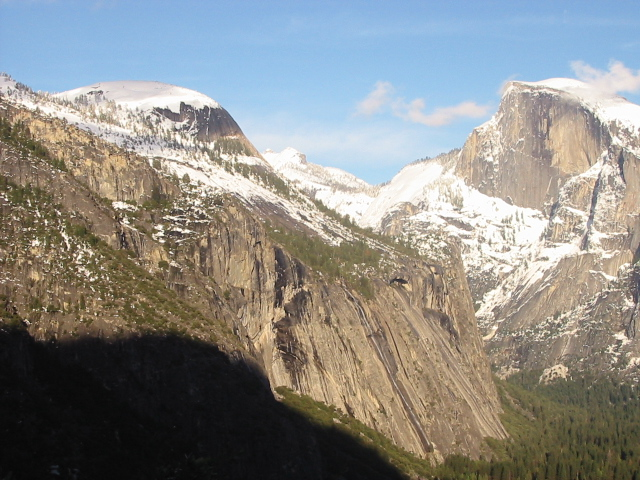
#> input picture Yosemite1.jpg, 640 x 480 px
$ python Harris_Sift_Descriptors.py
#> lines starting #> are read from the running program, lines starting #| are printed output that depends on the picture; after the words box and inside, x2 and y2 are one past the last pixel; in counts of white or black regions, pixels touching at a corner belong together
#> the answer given: Yosemite1.jpg
import numpy as np
import cv2
import math
from scipy.ndimage import maximum_filter
import matplotlib.pyplot as plt
np.seterr(divide='ignore', invalid='ignore')


'''
Getting the GrayScale Image After Reading \
Input:Image
Output:Gray Image,Height,
'''
def getGrayImage(img):
	img=np.float32(img)
	img=cv2.cvtColor(img,cv2.COLOR_BGR2GRAY)
	height=img.shape[0]
	width=img.shape[1]
	if height  == width :
		print("Equal size image for finding Descriptors")
	else:
		print("Not an Equal Size image for finding Descriptors")

	return img,height,width

'''
Calculating the Gradient and GaussianBlur
Input:GrayScale
Output:GradientX,GradientY,SquareX,SquareY,XY
'''
def gradient_gaussian(img):
	dy,dx=np.gradient(img)
	Ixx=dx**2;
	Iyy=dy**2
	Ixy=dx*dy
	Ixx=cv2.GaussianBlur(Ixx,(3,3),0)
	Iyy=cv2.GaussianBlur(Iyy,(3,3),0)
	Ixy=cv2.GaussianBlur(Ixy,(3,3),0)
	return dy,dx,Ixx,Iyy,Ixy

'''
Getting the harris response Matrix
Input:SquareX,Squarey,Xy
output:Response matrix
'''
def response_matrixx(Ixx,Iyy,Ixy):
	det= (Ixx*Iyy)-(Ixy**2)
	trace= Ixx+Iyy
	R=det/trace
	return R

'''
Getting the maximum value in the Response Matrix
input:Response Matrix
output: Maximum Value
'''
def maximumRValue(R):
	map(max, R)
	list(map(max, R))
	maxim=max(map(max, R))
	return maxim

'''
Max Supression Done on the Response Matrix
Input:Response Matrix
Output:Response Matrix with Max Supression
'''
def maxSupression(R):
	localmax=maximum_filter(R,size=3)
	localFilter=R ==localmax
	R=R * localFilter
	return R

'''
Calculating the Keypoints for the Img
Input:Image,Height,Width,Response matrix,Threshold,Maximum Value,Color Image
Output:Keypoints in the Image and red dot is being placed within rectangle around keypoints
'''
def getKeypoints(img,height,width,R,thres,maxim):
	tempTuple=[]
	rows,cols=R.shape
	for y in range(0,rows):
		for x in range(0,cols):
			if(R[y,x]>0):
				tempTuple.append((x,y))
	return tempTuple

def visualizing(img,tupletemp):
	for i in tupletemp:
		y=i[1]
		x=i[0]
		img.itemset((y,x,0),0)
		img.itemset((y,x,1),0)
		img.itemset((y,x,2),255)
		cv2.rectangle(img,(x-2,y-2),(x+2,y+2),255,1)
	return img

'''
Adaptive Maximum Supression
'''
def AdapativeMeasure(harris_response, corner_points, n):
    R = []
    responses = harris_response[corner_points[0], corner_points[1]]
    corner_points = np.hstack((corner_points[0][:, None], corner_points[1][:, None]))

    for (i, (y, x)) in enumerate(corner_points):
        bigger_neighbors = corner_points[responses > responses[i]]

        if bigger_neighbors.shape[0] == 0:
            radius = np.inf
        else:
            radius = np.sum((bigger_neighbors - np.array([y, x]))**2, 1)
            radius = radius.min()
        R.append(radius)

    n = min(len(R), n)
    p = np.argpartition(-np.asarray(R), n)[:n]

    z = corner_points[p]
    out_c = []

    for el in z:
       x = [el[1], el[0]]
       out_c.append(x)

    return out_c


'''
Converting the Dictionary to NumpyArray
Input:Key points for the image and Dictionary
Output:Numpy Array of descriptors
'''
def convertingDictToArray(tempTuple,desDicto):
	#temp=np.zeros((len(tempTuple),128))
	holymollyConvert=[]
	i=0
	desDict = desDicto
	for p in tempTuple:
		po=desDict[(p[0],p[1])]
		holymollyConvert.append(po)
	return np.array(holymollyConvert)

'''
Calculating the SSDMeasure ,Ratio Test for each Key Point
Input:First Descriptors,Second Descriptors,first Keypoints,Second Keypoints
Output:finalList of minimum values,first Image key points,Second Image Keypoints
'''
def SSDMeasure(firstarray,secondarray,temptuple,temptuple1):
	i=0
	threshold=0.7
	ratioTest=[]
	dmatch=[]
	tempIndex=0
	diff=[]
	minvalue=0
	for k in firstarray:
		diff=[]
		minvalue=0
		for y in secondarray:
			tt=np.sum((k-y)**2)
			diff.append(tt)

		diff=sorted(diff)
		for op in diff:
			if op>threshold:
				minvalue=op
				break
		dmatch.append(cv2.DMatch(i,diff.index(minvalue),minvalue))
		ratioTest.append(diff[0]/diff[1])
		i=i+1
	return ratioTest,dmatch


'''
Getting the Second Input Image Detecting Harris Corner
Input:Image
Output:Result
'''
def harrisCornerDetection(imgo):
	imgraw=input("Second Input\n")
#> the answer given: Yosemite2.jpg
#> imgraw = 'Yosemite2.jpg'
	secondImg1=cv2.imread(imgraw)
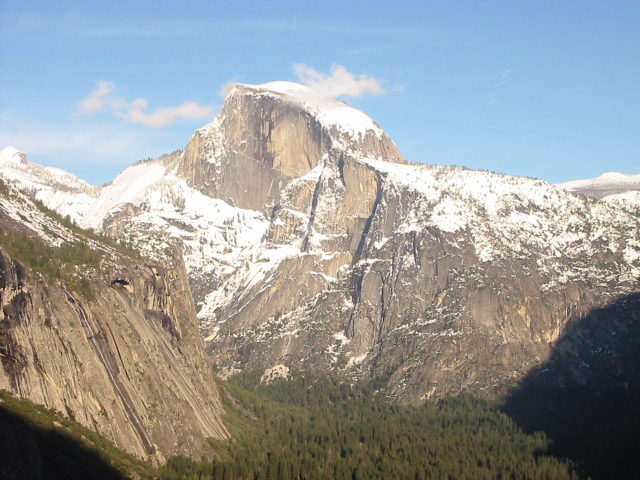
#> input picture Yosemite2.jpg, 640 x 480 px
#> secondImg1 is the input picture: shape (480, 640, 3); mean B, G, R 155.6, 155.5, 151.7

	## Getitng Gray Scale images  for Images
	img,height,width=getGrayImage(imgo)
#> height = 480; width = 640
#> imgo is the input picture: shape (480, 640, 3); mean B, G, R 135.4, 139.3, 139.5
	secondImg,secondHeight,secondwidth=getGrayImage(secondImg1)
#> in getGrayImage (call 2), `img=cv2.cvtColor(img,cv2.COLOR_BGR2GRAY)`:
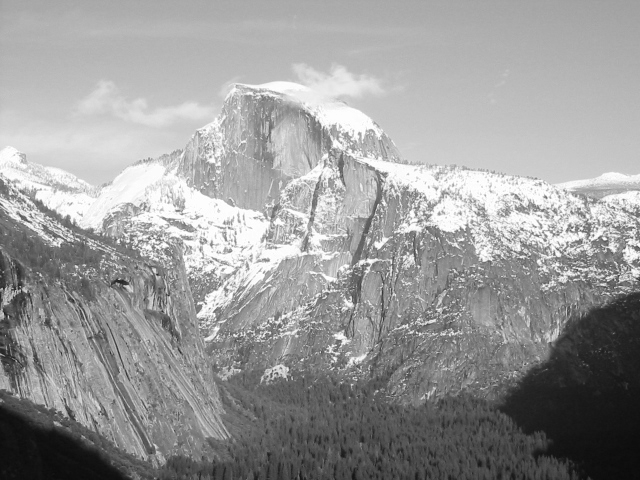
#> img: shape (480, 640) float32; min 11.23, max 255, mean 154.4
#> secondHeight = 480; secondwidth = 640

	##Getting Gradients
	dy,dx,Ixx,Iyy,Ixy=gradient_gaussian(img)
	dy2,dx2,Ixx2,Iyy2,Ixy2=gradient_gaussian(secondImg)

	##Threoshold
	thres=0.4
	##Drawing Keypoints on two Images
	color_img=imgo.copy()
	color_img2=secondImg1.copy()


	#Response Matrix
	R=response_matrixx(Ixx,Iyy,Ixy)
	R1=response_matrixx(Ixx2,Iyy2,Ixy2)
	##Getting Maximum Value of R
	firstImgMax=maximumRValue(R)
#> in maximumRValue, `maxim=max(map(max, R))`: maxim = 1393.2
#> firstImgMax = 1393.2
	secondImgMax=maximumRValue(R1)
#> secondImgMax = 1018.6
	tempR=R>int(thres*firstImgMax)
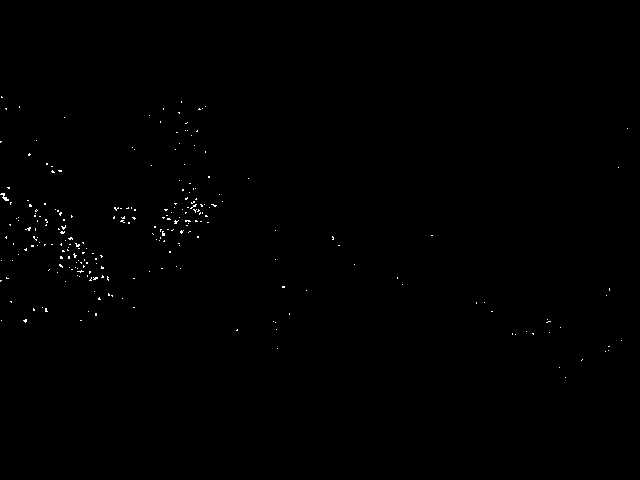
#> tempR: shape (480, 640) bool; 0.27% white in thin lines or dots, all inside (x1, y1, x2, y2) = (0, 96, 628, 378)
	tempR1=R1>int(thres*secondImgMax)
#> tempR1: shape (480, 640) bool; 0.39% white in thin lines or dots, all inside (x1, y1, x2, y2) = (0, 95, 640, 424)
	R=R*tempR
	R1=R1*tempR1
	adaptive=0
	if adaptive==1:
		anmsinput1=np.where(R>thres*firstImgMax)
		anmsinput2=np.where(R1>thres*secondImgMax)
		tempTuple2=AdapativeMeasure(R,anmsinput1,100)
		tempTuple3=AdapativeMeasure(R1,anmsinput2,100)
		color_img=visualizing(color_img,tempTuple2)
		color_img2=visualizing(color_img2,tempTuple3)
	else:
		#Non Maximum Supression
		R=maxSupression(R)
#> in maxSupression, `localFilter=R ==localmax`: localFilter: shape (480, 640) bool; 98.9% white; black in thin lines or dots, all inside (x1, y1, x2, y2) = (0, 35, 635, 379)
		R1=maxSupression(R1)
#> in maxSupression (call 2), `localFilter=R ==localmax`:
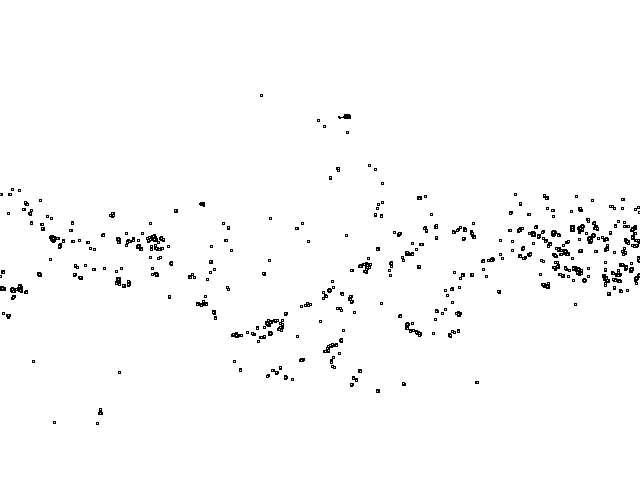
#> localFilter: shape (480, 640) bool; 98.3% white; black in thin lines or dots, all inside (x1, y1, x2, y2) = (0, 94, 640, 425)
		tempTuple2=getKeypoints(img,height,width,R,thres,firstImgMax)
#> tempTuple2 = 268 pairs, first value 0 to 627, second value 97 to 377
		tempTuple3=getKeypoints(secondImg,secondHeight,secondwidth,R1,thres,secondImgMax)
#> tempTuple3 = 445 pairs, first value 0 to 639, second value 95 to 423
		color_img=visualizing(color_img,tempTuple2)
#> the loop in visualizing, `for i in tupletemp:` made 268 passes
#> (i, y, x) on passes 1 to 3: ((1, 97), 97, 1), ((181, 102), 102, 181), ((19, 106), 106, 19)
		color_img2=visualizing(color_img2,tempTuple3)
#> the loop in visualizing (call 2), `for i in tupletemp:` made 445 passes
#> (i, y, x) on passes 1 to 3: ((261, 95), 95, 261), ((318, 120), 120, 318), ((324, 126), 126, 324)


	##Displaying Images with keypoints

	vis = np.concatenate((imgo, color_img), axis=1)
	cv2.imshow("Test",vis)
	cv2.waitKey(0)
	cv2.destroyAllWindows();


	vis = np.concatenate((secondImg1, color_img2), axis=1)
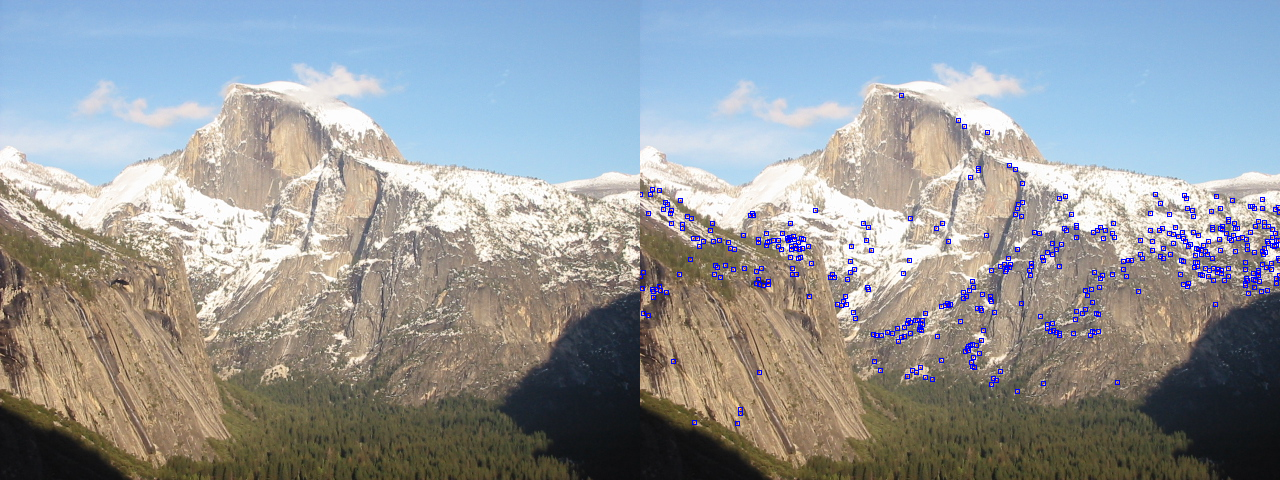
#> vis: shape (480, 1280, 3); mean B, G, R 156.6, 153.7, 150
	cv2.imshow("Test",vis)
	cv2.waitKey(0)
	cv2.destroyAllWindows();
	row,col=img.shape
#> row = 480; col = 640
	tempTuple=[]
	tempTuple1=[]

	for i in tempTuple2:
		if((i[0]+10>row) or (i[0]-10<0) or (i[1]+10>col) or (i[1]-10<0)):
			continue
		#print(i[0],i[1])
		tempTuple.append((i[0],i[1]))
#> this loop made 268 passes
#> i on passes 1 to 3: (1, 97), (181, 102), (19, 106)
#> after the loop, tempTuple = 232 pairs, first value 10 to 431, second value 102 to 348

	for i in tempTuple3:
		if((i[0]+10>row) or (i[0]-10<0) or (i[1]+10>col) or (i[1]-10<0)):
			continue
		tempTuple1.append((i[0],i[1]))
#> this loop made 445 passes
#> i on passes 1 to 3: (261, 95), (318, 120), (324, 126)
#> after the loop, tempTuple1 = 278 pairs, first value 10 to 465, second value 95 to 423


	#Getting Descriptors
	desDict = {}
	desDict1 = {}
	print("Calucalting Descriptors for First Image")
	for q in tempTuple:
		#print("desc",q[0],q[1])
		desDict[(q[0],q[1])]=getdescriptor(img,q[0],q[1])
#> this loop made 232 passes
#> q on passes 2 to 4: (19, 106), (205, 106), (163, 108)
	print("Number of Descriptors in first Image",len(desDict))
#| Number of Descriptors in first Image 232

	print("Calucalting Descriptors for Second Image")
	for e in tempTuple1:
		desDict1[(e[0],e[1])]=getdescriptor(secondImg,e[0],e[1])
#> this loop made 278 passes
	print("Number of Descriptors in Second Image",len(desDict1))
#| Number of Descriptors in Second Image 278

	#calculating the matches
	finalList=[]
	finalfirst=[]
	finalsecond=[]
	ratioTest=[]
	matches=[]
	if desDict=={} or desDict1=={}:
		return False
	else:
		firstarray=convertingDictToArray(tempTuple,desDict)
#> the loop in convertingDictToArray, `for p in tempTuple:` made 232 passes
#> in convertingDictToArray, `return np.array(holymollyConvert)`:
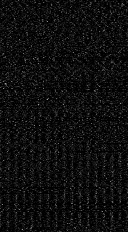
#> returned value: shape (232, 128) float64; min 0, max 0.619, mean 0.0582
		secondarray=convertingDictToArray(tempTuple1,desDict1)
#> the loop in convertingDictToArray (call 2), `for p in tempTuple:` made 278 passes
		firstarray=np.clip(firstarray,0,0.2)
		secondarray=np.clip(secondarray,0,0.2)
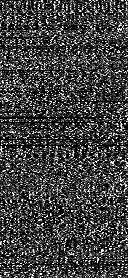
#> secondarray: shape (278, 128) float64; min 0, max 0.2, mean 0.0521; drawn with min black and max white
		#firstarray = firstarray / np.linalg.norm(firstarray)
		#secondarray = secondarray / np.linalg.norm(secondarray)
		ratioTest,matches=SSDMeasure(firstarray,secondarray,tempTuple,tempTuple1)

	img=img.astype(np.uint8)
#> img: shape (480, 640)
	secondImg=secondImg.astype(np.uint8)
	#Making Keypoint list using CV2.keypoint
	KeypointsImg1=[]
	KeypointsImg2=[]
	for keyfir in tempTuple:
		KeypointsImg1.append(cv2.KeyPoint(keyfir[0],keyfir[1],1))
#> this loop made 232 passes


	for keysec in tempTuple1:
		KeypointsImg2.append(cv2.KeyPoint(keysec[0],keysec[1],1))
#> this loop made 278 passes

	matches = sorted(matches, key = lambda x:x.distance)
	outimage = cv2.drawMatches(img,KeypointsImg1,secondImg,KeypointsImg2,matches[:10],None, flags=2)
	#plt.imshow((outimage).astype(np.uint8)),plt.show()
	cv2.imshow("Test",outimage)
	cv2.waitKey(0)
	cv2.destroyAllWindows();


	#cv2.drawMatches(img,matchpointsImg1,secondImg,matchpointsImg2,matches,FinalImage)


'''
Gettting the Descriptors for the Following keypoints
Input:Image,x,y
Output:Descriptor
'''
def getdescriptor(imarr,i,j):
	#print("Hello")
	vec = [0]*16
	vec[0] = binsContainer(i-8,j-8,imarr)
	vec[1] = binsContainer(i-8,j-4,imarr)
	vec[2] = binsContainer(i-4,j-8,imarr)
	vec[3] = binsContainer(i-4,j-4,imarr)
	vec[4] = binsContainer(i-8,j,imarr)
	vec[5] = binsContainer(i-8,j+4,imarr)
	vec[6] = binsContainer(i-4,j,imarr)
	vec[7] = binsContainer(i-4,j+4,imarr)
	vec[8] = binsContainer(i,j-8,imarr)
	vec[9] = binsContainer(i,j-4,imarr)
	vec[10] = binsContainer(i,j,imarr)
	vec[11] = binsContainer(i,j+4,imarr)
	vec[12] = binsContainer(i+4,j-8,imarr)
	vec[13] = binsContainer(i+4,j-4,imarr)
	vec[14] = binsContainer(i+4,j,imarr)
	vec[15] = binsContainer(i+4,j+4,imarr)

	imx=[val for subl in vec for val in subl]
	imx=np.array(imx)
	imx=imx / np.linalg.norm(imx)
	return imx
	#return [val for subl in vec for val in subl]

'''
Calculating Magnitutde and direction
Input:x,y,Img
Output:Magnitude,Direction
'''
def direction(i,j,imarr):
		#print("Gradient",i,j)
		mij=0
		theta=0
		mij = np.sqrt((imarr[i+1,j]-imarr[i-1,j])**2
				+(imarr[i,j+1]-imarr[i,j-1])**2)
		theta = ((np.arctan2((imarr[i,j+1]-imarr[i,j-1])
				,(imarr[i+1,j]-imarr[i-1,j])))*180/np.pi)%360

		return mij,theta


'''
Getitng the patch around the Keypoints and creating Bins
Input:x,y,Img
Output:Bins for the particular Cell
'''
def binsContainer(i,j,imarr):
	#print(i,j)
	bins = [0]*8
	for b in range(i,i+4):
		for c in range(j,j+4):
			m,t = direction(b,c,imarr)
			#t=math.degrees(t)
			#print(t)
			if t>=0 and t<=45:
				bins[0]+=m
			elif t>45 and t<=90:
				bins[1]+=m
			elif t>90 and t<=135:
				bins[2]+=m
			elif t>135 and t<=180:
				bins[3]+=m
			elif t>180 and t<=225:
				bins[4]+=m
			elif t>225 and t<=270:
				bins[5]+=m
			elif t>270 and t<=315:
				bins[6]+=m
			elif t>315 and t<=360:
				bins[7]+=m
	return bins


'''
Main Function Takes the First input Image
'''
if __name__=="__main__":
	imgraw=input("imgage Input\n")
	harrisCornerDetection(cv2.imread(imgraw))
